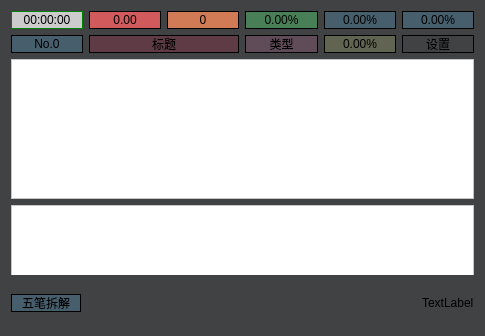
<?xml version="1.0" encoding="UTF-8"?>
<ui version="4.0">
 <class>MainWindow</class>
 <widget class="QMainWindow" name="MainWindow">
  <property name="geometry">
   <rect>
    <x>0</x>
    <y>0</y>
    <width>485</width>
    <height>336</height>
   </rect>
  </property>
  <property name="sizePolicy">
   <sizepolicy hsizetype="Fixed" vsizetype="Fixed">
    <horstretch>0</horstretch>
    <verstretch>0</verstretch>
   </sizepolicy>
  </property>
  <property name="windowTitle">
   <string>MainWindow</string>
  </property>
  <property name="styleSheet">
   <string notr="true">background-color:rgb(64, 66, 68);</string>
  </property>
  <widget class="QWidget" name="centralWidget">
   <layout class="QVBoxLayout" name="verticalLayout">
    <item>
     <layout class="QHBoxLayout" name="horizontalLayout">
      <property name="spacing">
       <number>6</number>
      </property>
      <property name="leftMargin">
       <number>0</number>
      </property>
      <property name="rightMargin">
       <number>0</number>
      </property>
      <item>
       <widget class="QLabel" name="label_jishi">
        <property name="minimumSize">
         <size>
          <width>60</width>
          <height>0</height>
         </size>
        </property>
        <property name="toolTip">
         <string>当前打字时间</string>
        </property>
        <property name="styleSheet">
         <string notr="true">border:1px solid green;max-height:16;background-color: #ccc;
</string>
        </property>
        <property name="text">
         <string>00:00:00</string>
        </property>
        <property name="alignment">
         <set>Qt::AlignCenter</set>
        </property>
       </widget>
      </item>
      <item>
       <widget class="QLabel" name="label_speed">
        <property name="minimumSize">
         <size>
          <width>60</width>
          <height>0</height>
         </size>
        </property>
        <property name="toolTip">
         <string>打字速度(字/分)</string>
        </property>
        <property name="styleSheet">
         <string notr="true">border:1px solid #000;
background-color: rgb(209,90,92);
max-height:16;</string>
        </property>
        <property name="text">
         <string>0.00</string>
        </property>
        <property name="alignment">
         <set>Qt::AlignCenter</set>
        </property>
       </widget>
      </item>
      <item>
       <widget class="QLabel" name="label_huigai">
        <property name="minimumSize">
         <size>
          <width>60</width>
          <height>0</height>
         </size>
        </property>
        <property name="toolTip">
         <string>回改数</string>
        </property>
        <property name="styleSheet">
         <string notr="true">border:1px solid #000;
background-color: rgb(209, 122, 86);
max-height:16;</string>
        </property>
        <property name="text">
         <string>0</string>
        </property>
        <property name="alignment">
         <set>Qt::AlignCenter</set>
        </property>
       </widget>
      </item>
      <item>
       <widget class="QLabel" name="label_correct">
        <property name="minimumSize">
         <size>
          <width>60</width>
          <height>0</height>
         </size>
        </property>
        <property name="toolTip">
         <string>正确率</string>
        </property>
        <property name="styleSheet">
         <string notr="true">border:1px solid #000;
background-color:rgb(72, 127, 86);
max-height:16;</string>
        </property>
        <property name="text">
         <string>0.00%</string>
        </property>
        <property name="alignment">
         <set>Qt::AlignCenter</set>
        </property>
       </widget>
      </item>
      <item>
       <widget class="QLabel" name="label_anjian_second">
        <property name="minimumSize">
         <size>
          <width>60</width>
          <height>0</height>
         </size>
        </property>
        <property name="toolTip">
         <string>每秒按键数</string>
        </property>
        <property name="styleSheet">
         <string notr="true">border:1px solid #000;
max-height:16;
background-color: rgb(71,94,108);</string>
        </property>
        <property name="text">
         <string>0.00%</string>
        </property>
        <property name="textFormat">
         <enum>Qt::AutoText</enum>
        </property>
        <property name="alignment">
         <set>Qt::AlignCenter</set>
        </property>
       </widget>
      </item>
      <item>
       <widget class="QLabel" name="label_anjian_zi">
        <property name="minimumSize">
         <size>
          <width>60</width>
          <height>0</height>
         </size>
        </property>
        <property name="toolTip">
         <string>每字按键数</string>
        </property>
        <property name="styleSheet">
         <string notr="true">border:1px solid #000;
max-height:16;
background-color: rgb(71,94,108);</string>
        </property>
        <property name="text">
         <string>0.00%</string>
        </property>
        <property name="alignment">
         <set>Qt::AlignCenter</set>
        </property>
       </widget>
      </item>
     </layout>
    </item>
    <item>
     <layout class="QHBoxLayout" name="horizontalLayout_2">
      <item>
       <widget class="QLabel" name="label_index">
        <property name="minimumSize">
         <size>
          <width>60</width>
          <height>0</height>
         </size>
        </property>
        <property name="toolTip">
         <string>当前段数</string>
        </property>
        <property name="styleSheet">
         <string notr="true">border:1px solid #000;
max-height:16;
background-color: rgb(71,94,108);</string>
        </property>
        <property name="text">
         <string>&lt;html&gt;&lt;head/&gt;&lt;body&gt;&lt;p&gt;No.0&lt;/p&gt;&lt;/body&gt;&lt;/html&gt;</string>
        </property>
        <property name="alignment">
         <set>Qt::AlignCenter</set>
        </property>
       </widget>
      </item>
      <item>
       <widget class="QLabel" name="label_title">
        <property name="minimumSize">
         <size>
          <width>150</width>
          <height>0</height>
         </size>
        </property>
        <property name="toolTip">
         <string>文章标题</string>
        </property>
        <property name="styleSheet">
         <string notr="true">border:1px solid #000;
max-height:16;
background-color: rgb(95,59,69);</string>
        </property>
        <property name="text">
         <string>标题</string>
        </property>
        <property name="alignment">
         <set>Qt::AlignCenter</set>
        </property>
       </widget>
      </item>
      <item>
       <widget class="QLabel" name="label_type">
        <property name="minimumSize">
         <size>
          <width>60</width>
          <height>0</height>
         </size>
        </property>
        <property name="toolTip">
         <string>文章类型</string>
        </property>
        <property name="styleSheet">
         <string notr="true">border:1px solid #000;
max-height:16;
background-color: rgb(96,76,88);</string>
        </property>
        <property name="text">
         <string>类型</string>
        </property>
        <property name="alignment">
         <set>Qt::AlignCenter</set>
        </property>
       </widget>
      </item>
      <item>
       <widget class="QLabel" name="label_wordnum">
        <property name="minimumSize">
         <size>
          <width>60</width>
          <height>0</height>
         </size>
        </property>
        <property name="toolTip">
         <string>当前进度</string>
        </property>
        <property name="styleSheet">
         <string notr="true">border:1px solid #000;
max-height:16;
background-color: rgb(96,100,80);</string>
        </property>
        <property name="text">
         <string>0.00%</string>
        </property>
        <property name="alignment">
         <set>Qt::AlignCenter</set>
        </property>
       </widget>
      </item>
      <item>
       <widget class="QPushButton" name="pushButton_file">
        <property name="enabled">
         <bool>true</bool>
        </property>
        <property name="minimumSize">
         <size>
          <width>60</width>
          <height>0</height>
         </size>
        </property>
        <property name="maximumSize">
         <size>
          <width>16777215</width>
          <height>18</height>
         </size>
        </property>
        <property name="autoFillBackground">
         <bool>false</bool>
        </property>
        <property name="styleSheet">
         <string notr="true">border:1px solid #000;</string>
        </property>
        <property name="text">
         <string>设置</string>
        </property>
        <property name="flat">
         <bool>true</bool>
        </property>
       </widget>
      </item>
     </layout>
    </item>
    <item>
     <widget class="QTextEdit" name="textEdit_course">
      <property name="enabled">
       <bool>true</bool>
      </property>
      <property name="minimumSize">
       <size>
        <width>0</width>
        <height>0</height>
       </size>
      </property>
      <property name="maximumSize">
       <size>
        <width>16777215</width>
        <height>140</height>
       </size>
      </property>
      <property name="font">
       <font>
        <pointsize>16</pointsize>
       </font>
      </property>
      <property name="acceptDrops">
       <bool>true</bool>
      </property>
      <property name="styleSheet">
       <string notr="true">background-color:#fff;</string>
      </property>
      <property name="verticalScrollBarPolicy">
       <enum>Qt::ScrollBarAlwaysOff</enum>
      </property>
      <property name="horizontalScrollBarPolicy">
       <enum>Qt::ScrollBarAlwaysOff</enum>
      </property>
      <property name="readOnly">
       <bool>true</bool>
      </property>
     </widget>
    </item>
    <item>
     <widget class="QPlainTextEdit" name="plainTextEdit_input">
      <property name="minimumSize">
       <size>
        <width>0</width>
        <height>70</height>
       </size>
      </property>
      <property name="maximumSize">
       <size>
        <width>16777215</width>
        <height>70</height>
       </size>
      </property>
      <property name="font">
       <font>
        <pointsize>16</pointsize>
       </font>
      </property>
      <property name="styleSheet">
       <string notr="true">margin-bottom:-5;
background-color:#fff;</string>
      </property>
     </widget>
    </item>
    <item>
     <layout class="QHBoxLayout" name="horizontalLayout_3">
      <item>
       <widget class="QLabel" name="label_wubi">
        <property name="minimumSize">
         <size>
          <width>70</width>
          <height>0</height>
         </size>
        </property>
        <property name="toolTip">
         <string>五笔拆解</string>
        </property>
        <property name="styleSheet">
         <string notr="true">border:1px solid #000;
max-height:16;
background-color: rgb(71,94,108);</string>
        </property>
        <property name="text">
         <string>五笔拆解</string>
        </property>
        <property name="alignment">
         <set>Qt::AlignCenter</set>
        </property>
       </widget>
      </item>
      <item>
       <spacer name="horizontalSpacer">
        <property name="orientation">
         <enum>Qt::Horizontal</enum>
        </property>
        <property name="sizeHint" stdset="0">
         <size>
          <width>40</width>
          <height>20</height>
         </size>
        </property>
       </spacer>
      </item>
      <item>
       <widget class="QLabel" name="label_time">
        <property name="text">
         <string>TextLabel</string>
        </property>
       </widget>
      </item>
     </layout>
    </item>
   </layout>
  </widget>
  <action name="action_open">
   <property name="text">
    <string>打开文件</string>
   </property>
  </action>
  <action name="action_old">
   <property name="text">
    <string>历史记录</string>
   </property>
  </action>
  <action name="action_exit">
   <property name="text">
    <string>退出</string>
   </property>
  </action>
 </widget>
 <layoutdefault spacing="6" margin="11"/>
 <resources/>
 <connections/>
</ui>
